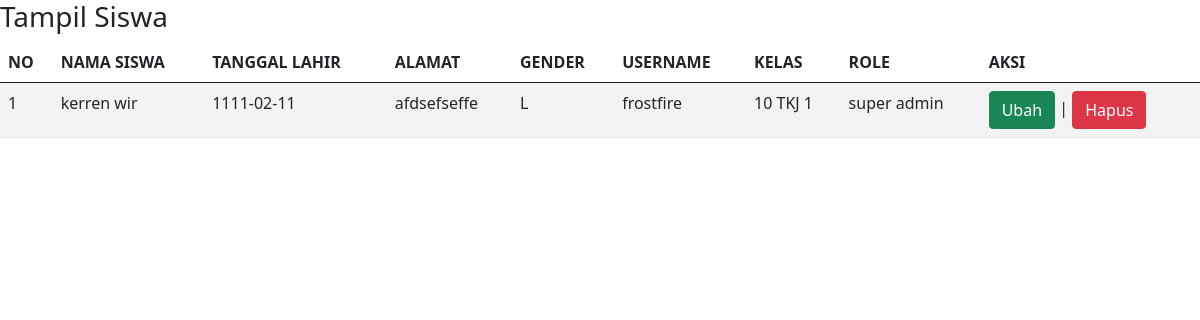
Screenshot of /materi/tampil_data.php with the database file from the repository.
### tables this page shows
CREATE TABLE `siswa` (
  `id_siswa` int(11) NOT NULL,
  `nama_siswa` varchar(100) NOT NULL,
  `tanggal_lahir` date NOT NULL,
  `gender` enum('L','P') NOT NULL,
  `alamat` text NOT NULL,
  `username` varchar(255) DEFAULT NULL,
  `password` varchar(255) DEFAULT NULL,
  `id_kelas` int(11) NOT NULL,
  `role` enum('super admin','admin','siswa') NOT NULL DEFAULT 'siswa'
);

CREATE TABLE `kelas` (
  `id_kelas` int(11) NOT NULL,
  `nama_kelas` varchar(20) NOT NULL,
  `kelompok` varchar(20) NOT NULL
);

### materi/tampil_data.php (the view, shortened to what this page needs)
<!DOCTYPE html>
<html>
<head>
    <link href="https://cdn.jsdelivr.net/npm/bootstrap@5.0.1/dist/css/bootstrap.min.css" rel="stylesheet">
</head>
<body>
    <h3>Tampil Siswa</h3>
    <table class="table table-hover table-striped">
        <thead>
            <tr>
                <th>NO</th>
                <th>NAMA SISWA</th>
                <th>TANGGAL LAHIR</th>
                <th>ALAMAT</th>
                <th>GENDER</th>
                <th>USERNAME</th>
                <th>KELAS</th>
                <th>ROLE</th>
                <th>AKSI</th>
            </tr>
        </thead>
        <tbody>
            <?php
            include "koneksi.php";
            $qry_siswa = mysqli_query($con, "select * from siswa join kelas on kelas.id_kelas=siswa.id_kelas");
            $no = 0;
            while ($data_siswa = mysqli_fetch_array($qry_siswa)) {
                $no++; ?>
                <tr>
                    <td><?= $no ?></td>
                    <td><?= $data_siswa['nama_siswa'] ?></td>
                    <td><?= $data_siswa['tanggal_lahir'] ?></td>
                    <td><?= $data_siswa['alamat'] ?></td>
                    <td><?= $data_siswa['gender'] ?></td>
                    <td><?= $data_siswa['username'] ?></td>
                    <td><?= $data_siswa['nama_kelas'] ?></td>
                    <td><?= $data_siswa['role'] ?></td>
                    <td><a href="ubah_siswa.php?id_siswa=<?= $data_siswa['id_siswa'] ?>" class="btn btn-success">Ubah</a>
                        |
                        <a href="hapus.php?id_siswa=<?= $data_siswa['id_siswa'] ?>" onclick="return confirm('Apakah anda yakin menghapus data ini?')" class="btn btn-danger">Hapus</a>
                    </td>
                </tr>
            <?php
            }
            ?>
        </tbody>
    </table>
</body>
</html>

### rows the page displays
siswa: nama_siswa "kerren wir", tanggal_lahir "1111-02-11", alamat "afdsefseffe", gender "L", username "frostfire", id_kelas.nama_kelas "10 TKJ 1", role "super admin"
